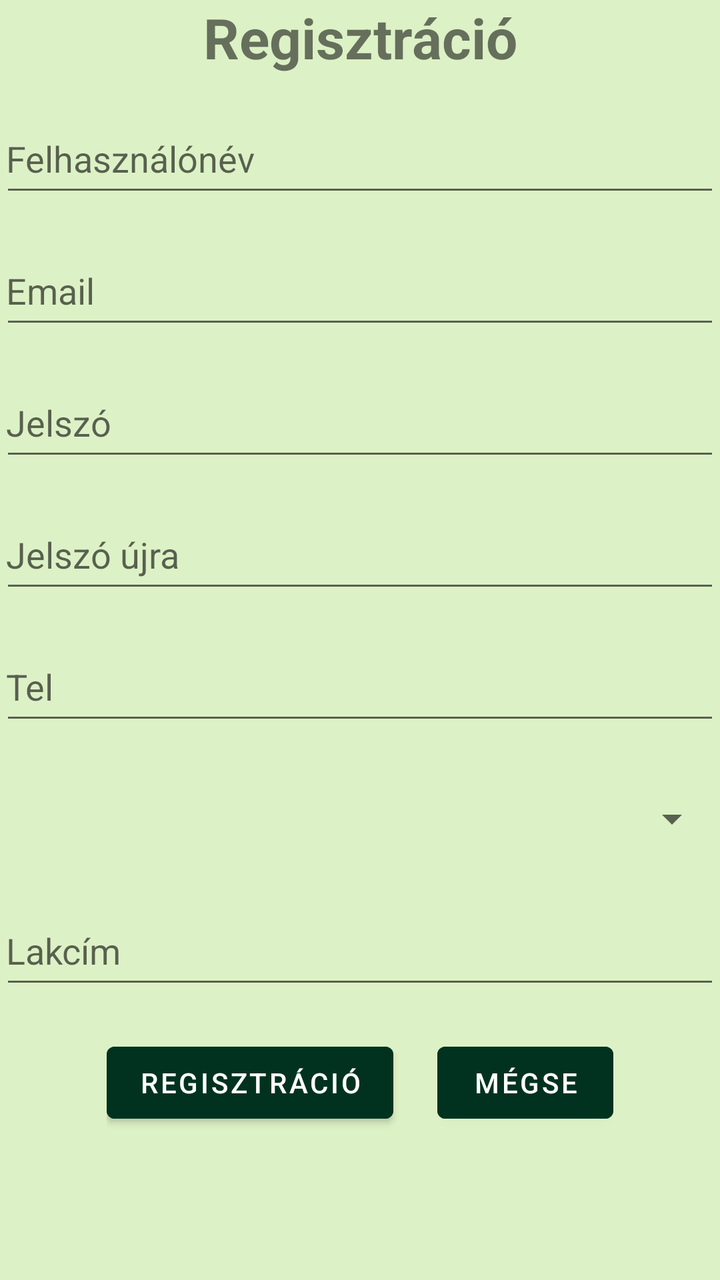
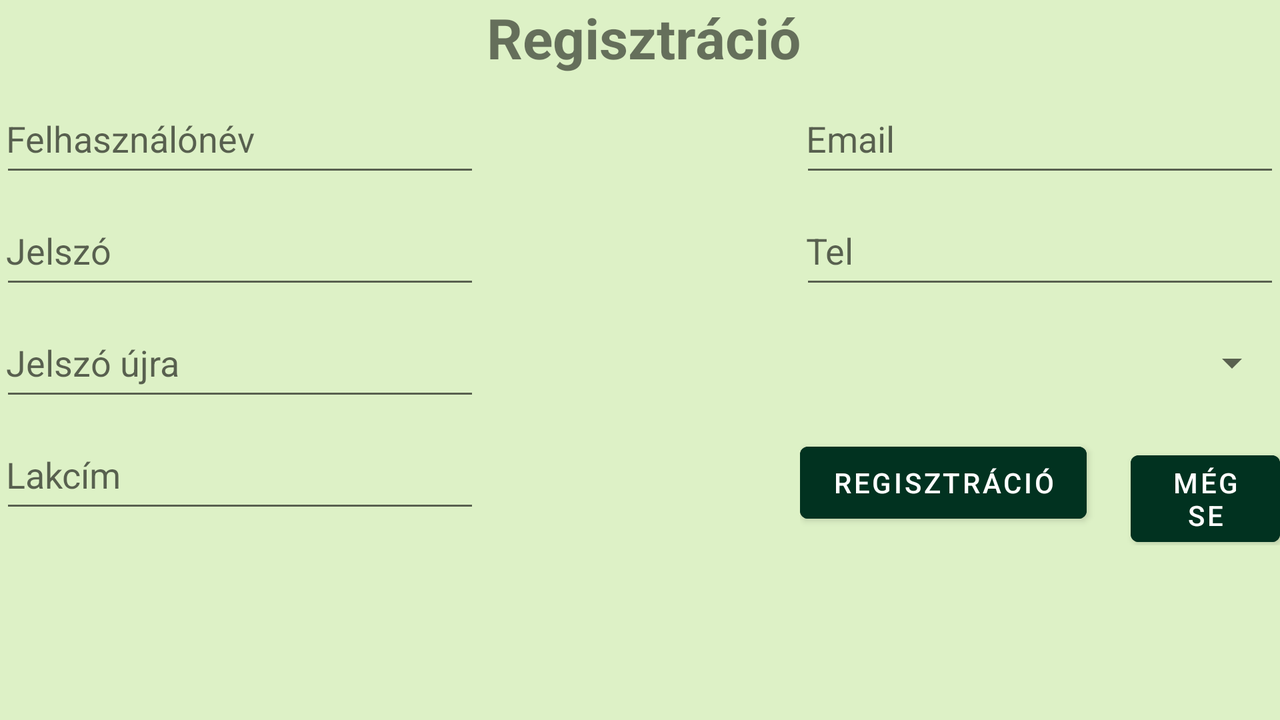

Compare how this app lays out the same screen by default and in its alternative resource folder. The renders come first, then the two layout files and the values they reference.
<!-- AndroidManifest.xml: application theme Theme.BioBolt -->
<!-- res/layout/activity_regisztracio.xml -->
<?xml version="1.0" encoding="utf-8"?>
<RelativeLayout
    xmlns:android="http://schemas.android.com/apk/res/android"
    xmlns:tools="http://schemas.android.com/tools"
    android:layout_width="match_parent"
    android:layout_height="match_parent"
    tools:context=".RegisztracioActivity"
    android:background="#DDF1C6">
    
    <TextView
        android:id="@+id/registrationTextView"
        android:layout_width="match_parent"
        android:layout_height="wrap_content"
        android:layout_marginTop="@dimen/default_margin"
        android:textSize="28sp"
        android:text="@string/registration"
        android:layout_alignParentStart="true"
        android:layout_alignParentEnd="true"
        android:textAlignment="center"
        android:textStyle="bold"
        />

    <EditText
        android:id="@+id/userNameEditText"
        android:layout_width="match_parent"
        android:layout_height="wrap_content"
        android:layout_below="@+id/registrationTextView"
        android:layout_alignParentStart="true"
        android:layout_alignParentEnd="true"
        android:layout_marginTop="18dp"
        android:ems="9"
        android:hint="@string/user_name"
        android:inputType="textPersonName"
        android:minHeight="48dp"
        android:padding="3dp"
        />
    <EditText
        android:id="@+id/userEmailEditText"
        android:layout_width="match_parent"
        android:layout_height="wrap_content"
        android:layout_below="@+id/userNameEditText"
        android:layout_alignParentStart="true"
        android:layout_alignParentEnd="true"
        android:layout_marginTop="18dp"
        android:ems="9"
        android:hint="@string/email"
        android:inputType="textEmailAddress"
        android:minHeight="48dp"
        android:padding="3dp"
        />
    <EditText
        android:id="@+id/passwordEditText"
        android:layout_width="match_parent"
        android:layout_height="wrap_content"
        android:layout_below="@+id/userEmailEditText"
        android:layout_alignParentStart="true"
        android:layout_alignParentEnd="true"
        android:layout_marginTop="18dp"
        android:ems="9"
        android:hint="@string/password"
        android:inputType="textPassword"
        android:minHeight="48dp"
        android:padding="3dp"
        />
    <EditText
        android:id="@+id/passwordAgainEditText"
        android:layout_width="match_parent"
        android:layout_height="wrap_content"
        android:layout_below="@+id/passwordEditText"
        android:layout_alignParentStart="true"
        android:layout_alignParentEnd="true"
        android:layout_marginTop="18dp"
        android:ems="9"
        android:hint="@string/passwordagain"
        android:inputType="textPassword"
        android:minHeight="48dp"
        android:padding="3dp"
        />
    <EditText
        android:id="@+id/telEditText"
        android:layout_width="match_parent"
        android:layout_height="wrap_content"
        android:layout_below="@+id/passwordAgainEditText"
        android:layout_alignParentStart="true"
        android:layout_alignParentEnd="true"
        android:layout_marginTop="18dp"
        android:ems="9"
        android:hint="@string/tel"
        android:inputType="phone"
        android:minHeight="48dp"
        android:padding="3dp"
        />
    <Spinner
        android:layout_width="match_parent"
        android:layout_height="wrap_content"
        android:id="@+id/telSpinner"
        android:layout_below="@+id/telEditText"
        android:layout_alignParentStart="true"
        android:layout_alignParentEnd="true"
        android:layout_marginTop="18dp"
        android:ems="9"
        android:hint="@string/tel"
        android:inputType="phone"
        android:minHeight="48dp"
        android:padding="3dp"

        />
    <EditText
        android:id="@+id/addressEditText"
        android:layout_width="match_parent"
        android:layout_height="wrap_content"
        android:layout_below="@+id/telSpinner"
        android:layout_alignParentStart="true"
        android:layout_alignParentEnd="true"
        android:layout_marginTop="18dp"
        android:ems="9"
        android:hint="@string/address"
        android:inputType="textMultiLine|textPostalAddress"
        android:maxLines="2"
        android:minHeight="48dp"
        android:padding="3dp"
        />
    <LinearLayout
        android:layout_width="wrap_content"
        android:layout_height="wrap_content"
        android:orientation="horizontal"
        android:layout_below="@id/addressEditText"
        android:layout_marginTop="18dp"
        android:layout_centerHorizontal="true">
        <Button
            android:layout_width="wrap_content"
            android:layout_height="wrap_content"
            android:text="@string/registration"
            android:backgroundTint="#013220"
            android:onClick="register"/>
        <Button
            android:layout_width="wrap_content"
            android:layout_height="wrap_content"
            android:text="@string/cancel"
            android:layout_marginStart="22dp"
            android:backgroundTint="#013220"
            android:onClick="cancel"/>



    </LinearLayout>


</RelativeLayout>
<!-- resources referenced by this layout -->
<resources>
  <string name="address">Lakcím</string>
  <string name="cancel">Mégse</string>
  <string name="email">Email</string>
  <string name="password">Jelszó</string>
  <string name="passwordagain">Jelszó újra</string>
  <string name="registration">Regisztráció</string>
  <string name="tel">Tel</string>
  <string name="user_name">Felhasználónév</string>
  <style name="Theme.BioBolt" parent="Theme.MaterialComponents.DayNight.DarkActionBar">
          
          <item name="colorPrimary">@color/purple_500</item>
          <item name="colorPrimaryVariant">@color/purple_700</item>
          <item name="colorOnPrimary">@color/white</item>
          
          <item name="colorSecondary">@color/teal_200</item>
          <item name="colorSecondaryVariant">@color/teal_700</item>
          <item name="colorOnSecondary">@color/black</item>
          
          <item name="android:statusBarColor">?attr/colorPrimaryVariant</item>
          
      </style>
</resources>
<!-- res/layout-land/activity_regisztracio.xml (the repository's variant of the layout above) -->
<!-- drawn on the phone turned sideways -->
<?xml version="1.0" encoding="utf-8"?>
<RelativeLayout
    xmlns:android="http://schemas.android.com/apk/res/android"
    xmlns:tools="http://schemas.android.com/tools"
    android:layout_width="match_parent"
    android:layout_height="match_parent"
    tools:context=".RegisztracioActivity"
    android:background="#DDF1C6">

    <TextView
        android:id="@+id/registrationTextView"
        android:layout_width="match_parent"
        android:layout_height="wrap_content"
        android:layout_alignParentStart="true"
        android:layout_alignParentEnd="true"
        android:layout_marginStart="2dp"
        android:layout_marginTop="0dp"
        android:layout_marginEnd="-2dp"
        android:text="@string/registration"
        android:textAlignment="center"
        android:textSize="28sp"
        android:textStyle="bold" />

    <EditText
        android:id="@+id/userNameEditText"
        android:layout_width="400dp"
        android:layout_height="wrap_content"
        android:layout_below="@+id/registrationTextView"
        android:layout_alignParentStart="true"
        android:layout_alignParentEnd="true"
        android:layout_marginTop="8dp"
        android:layout_marginEnd="400dp"
        android:ems="9"
        android:hint="@string/user_name"
        android:inputType="textPersonName"
        android:minHeight="48dp"
        android:padding="3dp" />

    <EditText
        android:id="@+id/userEmailEditText"
        android:layout_width="400dp"
        android:layout_height="wrap_content"
        android:layout_below="@id/registrationTextView"
        android:layout_alignParentStart="true"
        android:layout_alignParentEnd="true"
        android:layout_marginStart="400dp"
        android:layout_marginTop="8dp"
        android:ems="9"
        android:hint="@string/email"
        android:inputType="textEmailAddress"
        android:minHeight="48dp"
        android:padding="3dp" />

    <EditText
        android:id="@+id/passwordEditText"
        android:layout_width="400dp"
        android:layout_height="wrap_content"
        android:layout_below="@+id/userEmailEditText"
        android:layout_alignParentStart="true"
        android:layout_alignParentEnd="true"
        android:layout_marginTop="8dp"
        android:layout_marginEnd="400dp"
        android:ems="9"
        android:hint="@string/password"
        android:inputType="textPassword"
        android:minHeight="48dp"
        android:padding="3dp" />

    <EditText
        android:id="@+id/passwordAgainEditText"
        android:layout_width="400dp"
        android:layout_height="wrap_content"
        android:layout_below="@+id/passwordEditText"
        android:layout_alignParentStart="true"
        android:layout_alignParentEnd="true"
        android:layout_marginTop="8dp"
        android:layout_marginEnd="400dp"
        android:ems="9"
        android:hint="@string/passwordagain"
        android:inputType="textPassword"
        android:minHeight="48dp"
        android:padding="3dp" />

    <EditText
        android:id="@+id/telEditText"
        android:layout_width="400dp"
        android:layout_height="wrap_content"
        android:layout_below="@id/userEmailEditText"
        android:layout_alignParentStart="true"
        android:layout_alignParentEnd="true"
        android:layout_marginStart="400dp"
        android:layout_marginTop="8dp"
        android:ems="9"
        android:hint="@string/tel"
        android:inputType="phone"
        android:minHeight="48dp"
        android:padding="3dp" />

    <Spinner
        android:id="@+id/telSpinner"
        android:layout_width="400dp"
        android:layout_height="wrap_content"
        android:layout_below="@+id/telEditText"
        android:layout_alignParentStart="true"
        android:layout_alignParentEnd="true"
        android:layout_marginStart="400dp"
        android:layout_marginTop="8dp"
        android:ems="9"
        android:hint="@string/tel"
        android:inputType="phone"
        android:minHeight="48dp"

        android:padding="3dp" />

    <EditText
        android:id="@+id/addressEditText"
        android:layout_width="400dp"
        android:layout_height="wrap_content"
        android:layout_below="@id/passwordAgainEditText"
        android:layout_alignParentStart="true"
        android:layout_alignParentEnd="true"
        android:layout_marginStart="0dp"
        android:layout_marginTop="8dp"
        android:layout_marginEnd="400dp"
        android:ems="9"
        android:hint="@string/address"
        android:inputType="textMultiLine|textPostalAddress"
        android:maxLines="2"
        android:minHeight="48dp"
        android:padding="3dp" />

    <LinearLayout
        android:layout_width="wrap_content"
        android:layout_height="wrap_content"
        android:layout_below="@id/telSpinner"
        android:layout_marginTop="12dp"
        android:layout_marginStart="400dp"
        android:orientation="horizontal">

        <Button
            android:layout_width="wrap_content"
            android:layout_height="wrap_content"
            android:backgroundTint="#013220"
            android:onClick="register"
            android:text="@string/registration" />

        <Button
            android:layout_width="wrap_content"
            android:layout_height="wrap_content"
            android:layout_marginStart="22dp"
            android:backgroundTint="#013220"
            android:onClick="cancel"
            android:text="@string/cancel" />


    </LinearLayout>


</RelativeLayout>
